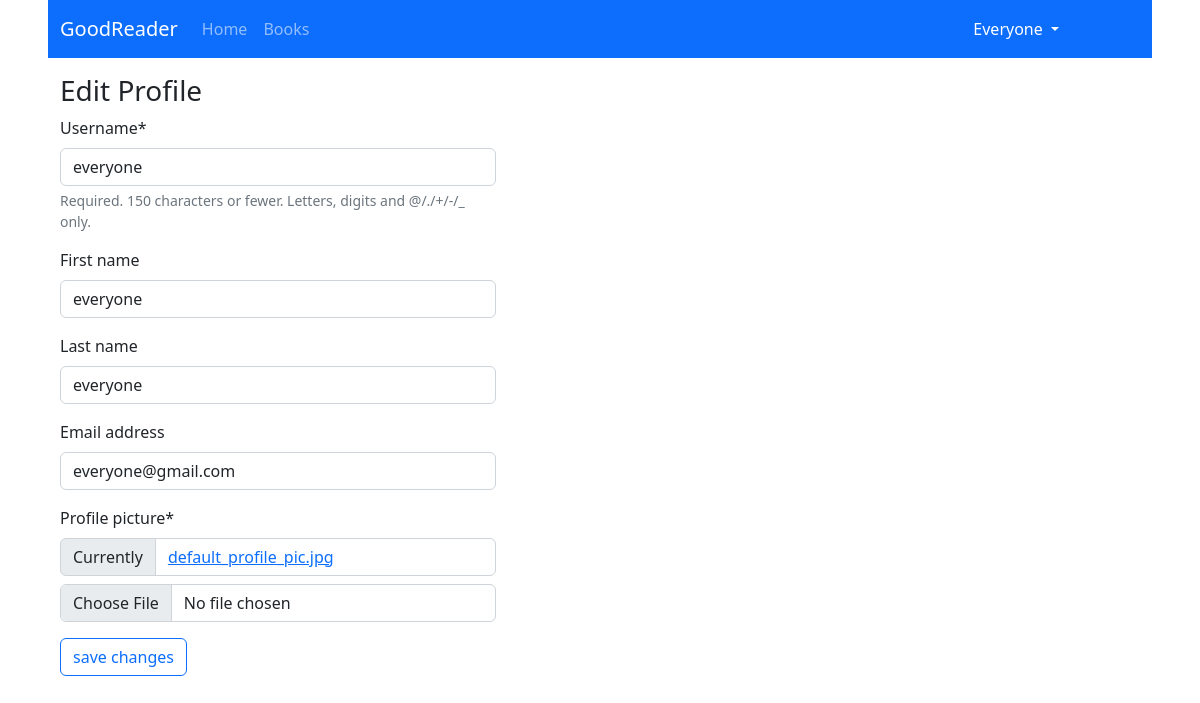
Screenshot of /users/profile/edit/ (signed in) with the database file from the repository.
### users/models.py (models this page shows)
class CustomUser(AbstractUser):
    profile_picture = models.ImageField(default="default_profile_pic.jpg")

### users/views.py (the view, shortened to what this page needs)
# urls.py: path('profile/edit/',ProfileUpdateView.as_view(), name = 'profile-edit'),
class ProfileUpdateView(LoginRequiredMixin, View):
    def get(self,request):
        user_update_form = UserUpdateForm(instance=request.user)
        context = {
            "form":user_update_form
        }
        return render(request, "users/profile_edit.html", context)

### users/forms.py
class UserUpdateForm(forms.ModelForm):
    class Meta:
        model = CustomUser
        fields = ('username', 'first_name', 'last_name', 'email','profile_picture')

### users/templates/users/profile_edit.html (shortened to what this page needs)
{% extends 'base.html' %}
{% load crispy_forms_tags %}
{% block content %}
    <h3>Edit Profile</h3>
    <div class="row">
        <div class="col-5">
            <form method="post" enctype="multipart/form-data">
                {{ form | crispy }}
                <button class="btn btn-outline-primary" type="submit">save changes</button>
            </form>
        </div>
    </div>
{% endblock %}

### templates/base.html (shortened to what this page needs)
{% load static %}
{% url "home_page" as home_page_url %}
{% url "books:list" as books_list_url%}
{% url "users:profile" as user_profile_page_url %}
{% url "users:profile-edit" as profile_edit_page_url %}
<!DOCTYPE html>
<html lang="en">
<head>
    <link href="https://cdn.jsdelivr.net/npm/bootstrap@5.2.0/dist/css/bootstrap.min.css" rel="stylesheet">
    <link rel="stylesheet" href="{% static 'css/main.css' %}" type="text/css">
    <link rel="stylesheet" href="https://cdn.jsdelivr.net/npm/bootstrap-icons@1.9.1/font/bootstrap-icons.css">
</head>
<body class="mx-5">
<nav class="navbar navbar-expand-lg navbar-dark bg-primary mb-3" >
  <div class="container-fluid">
    <a class="navbar-brand" href="{% url 'landing_page' %}">GoodReader</a>
    <div class="collapse navbar-collapse" id="navbarSupportedContent">
      <ul class="navbar-nav me-auto mb-2 mb-lg-0">
          <li class="nav-item">
          <a class="nav-link {% if request.path == home_page_url %} active {% endif %}" aria-current="page" href="{{ home_page_url }}">Home</a>
        </li>
        <li class="nav-item">
          <a class="nav-link {% if request.path == books_list_url %} active {% endif %}" aria-current="page" href="{{ books_list_url }}">Books</a>
        </li>
      </ul>
      <div class="me-5">
            {% if request.user.is_authenticated %}
                <ul class="navbar-nav me-4" >
                    <li class="nav-item dropdown">
                      <a class="nav-link btn btn-outline-primary  {% if request.path == user_profile_page_url or request.path == profile_edit_page_url %} active {% endif %} dropdown-toggle"  href="#" role="button" data-bs-toggle="dropdown" aria-expanded="false">
                          {{ request.user.username.title }}
                      </a>
                    </li>
                </ul>
            {% else %}
                <a class="btn btn-primary" href="{% url 'users:login' %}">LogIn</a>
            {% endif %}
      </div>
    </div>
  </div>
</nav>
    <div class="container">
        {% block content %}
        {% endblock %}
    </div>
</body>
</html>

### static/css/main.css (style rules this page uses)
.d-flex, .d-inline-flex, .media, .media>:not(.media-body), .jumbotron, .card { -ms-flex-negative: 1; flex-shrink: 1; }

### rows the page displays
CustomUser: user.username "Everyone", username "everyone", first_name "everyone", last_name "everyone", email "everyone@gmail.com"
